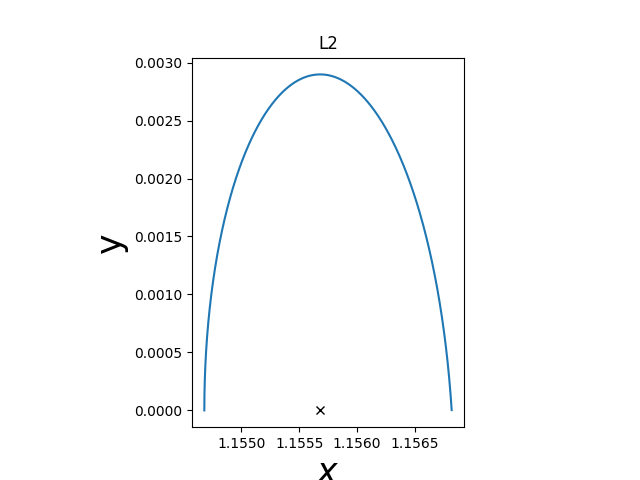

Write Python code to recreate this figure.
import numpy as np
from matplotlib import pyplot as plt
from scipy.integrate import solve_ivp 

#初期条件の計算
def lyap_init(mu, Ax, xe):
    mub = mu/(abs(xe - 1 + mu)**3) + (1 - mu)/(abs(xe + mu)**3)
    nu = np.sqrt(-0.5*(mub - 2 - np.sqrt(9*mub**2 - 8*mub)))
    tau = -(nu**2 + 2*mub + 1)/(2*nu)
    x0 = xe - Ax
    vy0 = -Ax*nu*tau
    return np.array([x0,0,0,vy0])

#運動方程式と状態遷移行列の実装
def func(t, x):
    r1 = np.sqrt((x[0]+mu)**2+x[1]**2)#天体１とエネルギーの距離
    r2 = np.sqrt((x[0]-1+mu)**2+x[1]**2)#天体2とエネルギーの距離
    Ux = -x[0]+(1 - mu)*(x[0] + mu)/r1**3+mu*(x[0]-1 +mu)/r2**3
    Uy = -x[1]+(1 - mu)*x[1]/r1**3+mu*x[1]/r2**3
    Uxx = -1 + (1 - mu)/(r1**3)+mu/(r2**3)-(3*(1-mu)*(x[0]+mu)**2)/(r1**5)-(3*mu*(x[0]-1+mu)**2)/(r2**5)
    Uxy = -(3*(1-mu)*(x[0]+mu)*x[1])/(r1**5)-(3*mu*(x[0]-1+mu)*x[1])/(r2**5)
    Uyy = -1 + (1 - mu)/(r1**3)+mu/(r2**3)-(3*(1-mu)*x[1]**2)/(r1**5)-(3*mu*x[1]**2)/(r2**5)
    #運動方程式
    D = np.array([[0,0,1,0],[0,0,0,1],[0,0,0,2],[0,0,-2,0]])
    G = np.array([0,0,-Ux,-Uy])
    x1 = x[0:4]
    ans1 = np.dot(D,x1)+G
    #状態遷移関数
    Df = np.array([[0,0,1,0],[0,0,0,1],[-Uxx,-Uxy,0,2],[-Uxy,-Uyy,-2,0]])
    x2 = np.array(x[4:]).reshape([4,4])
    ans2 = np.dot(Df,x2)
    return np.append(ans1.reshape(1,4),ans2.reshape(1,16))

#数値計算の終了条件　x軸を正から負に移動するとき終了
def event_y0pm(t,y):
    return y[1]-1e-10
event_y0pm.terminal = True
event_y0pm.direction = -1

#数値計算
def orbit_init(mu,Ax,L):
    #初期値の設定
    init_x = np.append(lyap_init(mu,Ax,L),np.eye(4).reshape(1,16))
    #数値計算
    tlim = np.linspace(0,100,100001)
    line = solve_ivp(func, [0,100], init_x, t_eval=tlim, events=event_y0pm,rtol = 1.e-12, atol = 1.e-12)
    return line.y

if __name__=='__main__':
    mu = 0.01215
    #ラグランジュ点の計算

    #L2を計算
    i = 0
    x_a = 1.0
    while True:
        x1 = x_a - (x_a**5 + (3-mu)*(x_a**4) + (3-2*mu)*(x_a**3) - mu*(x_a**2) -(2*mu)*x_a - mu)\
            /(5*(x_a**4) + 4*(3-mu)*(x_a**3) + 3*(3-2*mu)*(x_a**2) - 2*mu*(x_a) -2*mu)

        if np.abs(x1 - x_a) < 10e-6:
         break

        x_a = x1
    x_L2 = 1 - mu + x_a
    
    
    

    y = orbit_init(mu, 0.001, x_L2)
    plt.plot(y[0],y[1])
    plt.plot(x_L2,0,'kx')
    plt.xlabel('$\it{x}$',fontsize=25,fontstyle='italic')
    plt.ylabel('y',fontsize=25)
    plt.gca().set_aspect('equal')
    plt.title('L2')
    plt.show()
    
print(x_L2)
